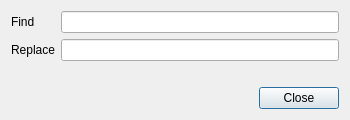
<?xml version="1.0" encoding="UTF-8"?>
<ui version="4.0">
 <class>SolarusEditor::FindTextDialog</class>
 <widget class="QDialog" name="SolarusEditor::FindTextDialog">
  <property name="geometry">
   <rect>
    <x>0</x>
    <y>0</y>
    <width>350</width>
    <height>120</height>
   </rect>
  </property>
  <property name="windowTitle">
   <string>Find text</string>
  </property>
  <layout class="QVBoxLayout" name="verticalLayout">
   <item>
    <layout class="QFormLayout" name="form_layout">
     <property name="fieldGrowthPolicy">
      <enum>QFormLayout::FieldGrowthPolicy::ExpandingFieldsGrow</enum>
     </property>
     <property name="leftMargin">
      <number>0</number>
     </property>
     <property name="topMargin">
      <number>0</number>
     </property>
     <property name="rightMargin">
      <number>0</number>
     </property>
     <property name="bottomMargin">
      <number>0</number>
     </property>
     <item row="0" column="0">
      <widget class="QLabel" name="find_label">
       <property name="text">
        <string>Find</string>
       </property>
      </widget>
     </item>
     <item row="0" column="1">
      <widget class="QLineEdit" name="find_field">
       <property name="minimumSize">
        <size>
         <width>200</width>
         <height>0</height>
        </size>
       </property>
      </widget>
     </item>
     <item row="1" column="0">
      <widget class="QLabel" name="replace_label">
       <property name="text">
        <string>Replace</string>
       </property>
      </widget>
     </item>
     <item row="1" column="1">
      <widget class="QLineEdit" name="replace_field">
       <property name="minimumSize">
        <size>
         <width>200</width>
         <height>0</height>
        </size>
       </property>
      </widget>
     </item>
    </layout>
   </item>
   <item>
    <widget class="QDialogButtonBox" name="button_box">
     <property name="orientation">
      <enum>Qt::Orientation::Horizontal</enum>
     </property>
     <property name="standardButtons">
      <set>QDialogButtonBox::StandardButton::Close</set>
     </property>
    </widget>
   </item>
  </layout>
 </widget>
 <resources/>
 <connections>
  <connection>
   <sender>button_box</sender>
   <signal>accepted()</signal>
   <receiver>SolarusEditor::FindTextDialog</receiver>
   <slot>accept()</slot>
   <hints>
    <hint type="sourcelabel">
     <x>248</x>
     <y>254</y>
    </hint>
    <hint type="destinationlabel">
     <x>157</x>
     <y>274</y>
    </hint>
   </hints>
  </connection>
  <connection>
   <sender>button_box</sender>
   <signal>rejected()</signal>
   <receiver>SolarusEditor::FindTextDialog</receiver>
   <slot>reject()</slot>
   <hints>
    <hint type="sourcelabel">
     <x>316</x>
     <y>260</y>
    </hint>
    <hint type="destinationlabel">
     <x>286</x>
     <y>274</y>
    </hint>
   </hints>
  </connection>
 </connections>
</ui>
